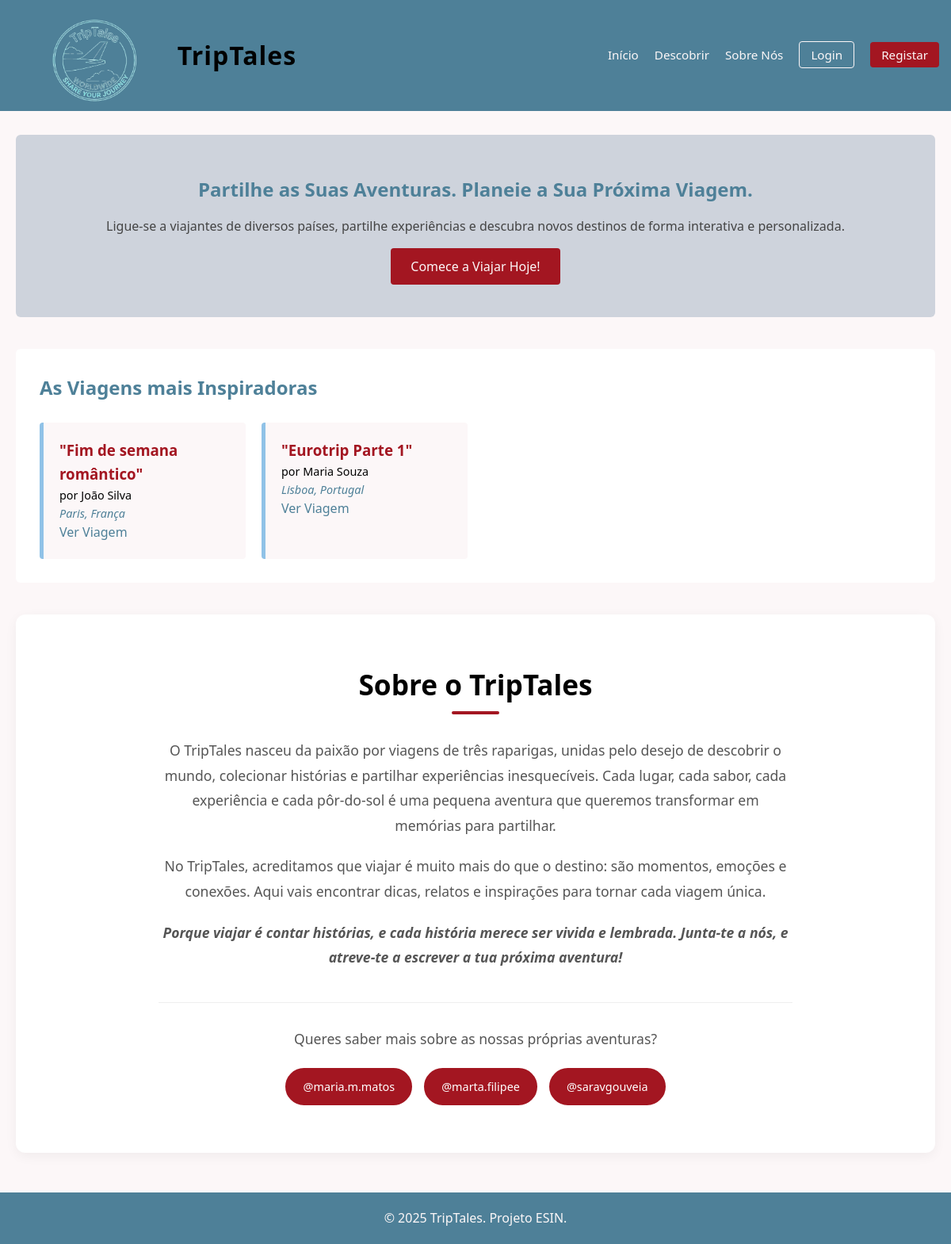
/, run on an earlier commit of the app's database.
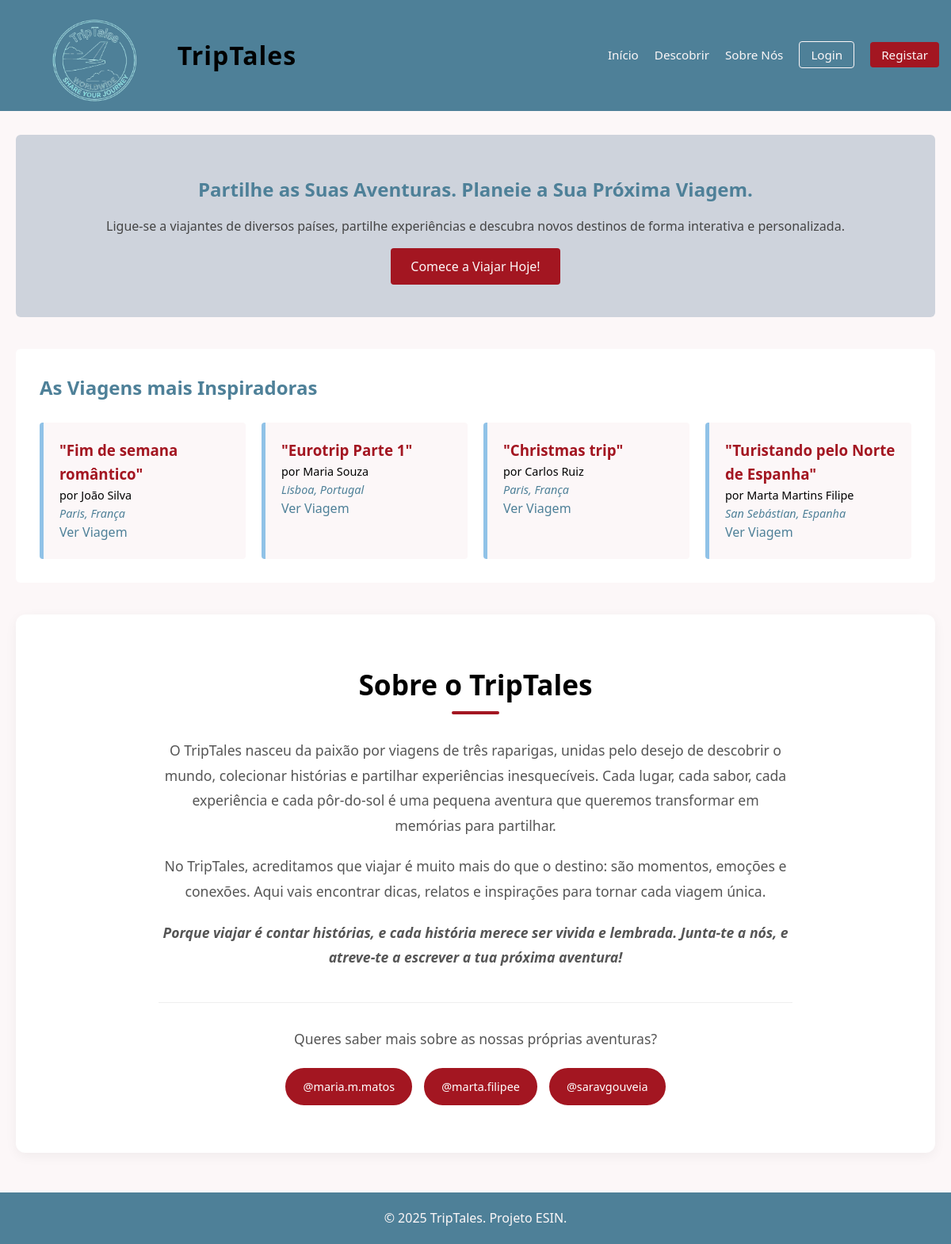
And on a later commit of the database.
### tables this page shows
CREATE TABLE "Viagens" (
    id INTEGER PRIMARY KEY,
    titulo TEXT NOT NULL,
    data_ida TEXT NOT NULL,
    data_volta TEXT,
    utilizador TEXT NOT NULL,
    destino INTEGER NOT NULL,
    CHECK (data_volta IS NULL OR julianday(data_volta) > julianday(data_ida)),
    FOREIGN KEY (utilizador) REFERENCES Utilizador(nome_de_utilizador),
    FOREIGN KEY (destino) REFERENCES Destino(id)
);

CREATE TABLE Utilizador (
    nome_de_utilizador TEXT PRIMARY KEY,
    nome TEXT NOT NULL,
    email TEXT NOT NULL UNIQUE,
    pais_de_origem TEXT NOT NULL,
    preferencia_de_viagem TEXT NOT NULL,
    foto_de_perfil TEXT NOT NULL,
    palavra_passe TEXT NOT NULL,

    FOREIGN KEY (pais_de_origem) REFERENCES Pais(nome)
);

CREATE TABLE Destino (
    id INTEGER PRIMARY KEY,
    cidade_local TEXT NOT NULL,
    pais TEXT NOT NULL,

    FOREIGN KEY (pais) REFERENCES Pais(nome)
);

### database/posts.php (called while the page is built, shortened)
<?php
function getexplorar($db, $limite = 10) {
    $stmt = $db->prepare(
        'SELECT
            V.id,
            V.titulo,
            U.nome_de_utilizador,
            U.nome,
            D.cidade_local,
            D.pais
        FROM
            Viagens V
        JOIN
            Utilizador U ON V.utilizador = U.nome_de_utilizador
        JOIN
            Destino D ON V.destino = D.id
        ORDER BY RANDOM()
        LIMIT :limite;'
    );
    $stmt->bindParam(':limite', $limite, PDO::PARAM_INT);
    $stmt->execute();
    return $stmt->fetchAll(PDO::FETCH_ASSOC);
}
?>

### index.php (the view, shortened to what this page needs)
<?php
  $current_user = $_SESSION['username'] ?? null;
  require_once 'database/posts.php';
  $db = getDatabaseConnection();
  $posts = getexplorar($db, 4);
  $pagina_atual = 'index';
  include_once 'templates/header_tpl.php';
?>
<!DOCTYPE html>
    <main>
        <section class="hero">
            <h1>Partilhe as Suas Aventuras. Planeie a Sua Próxima Viagem.</h1>
            <p>Ligue-se a viajantes de diversos países, partilhe experiências e descubra novos destinos de forma interativa e personalizada.</p>
            <a href="explorar.php" class="btn-cta">Comece a Viajar Hoje!</a>
        </section>
        <section id="descobrir" class="destaques">
            <h2>As Viagens mais Inspiradoras</h2>
            <div class="cartoes-viagem">
                <?php foreach ($posts as $post): ?>
                    <article class="cartao">
                        <h3>"<?= htmlspecialchars($post['titulo']); ?>"</h3>
                        <p>por <?= htmlspecialchars($post['nome']); ?></p>
                        <p class="destino"><?= htmlspecialchars($post['cidade_local']); ?>, <?= htmlspecialchars($post['pais']); ?></p>
                        <a href="viagem.php?id=<?= $post['id']; ?>">Ver Viagem</a>
                    </article>
                <?php endforeach; ?>
            </div>
        </section>
        <section id="sobre" class="sobre-nos">
            <div class="sobre-conteudo">
                    <h2>Sobre o TripTales</h2>
                    <p>O TripTales nasceu da paixão por viagens de três raparigas, unidas pelo desejo de descobrir o mundo, colecionar histórias e partilhar experiências inesquecíveis. Cada lugar, cada sabor, cada experiência e cada pôr-do-sol é uma pequena aventura que queremos transformar em memórias para partilhar.</p>
                    <p>No TripTales, acreditamos que viajar é muito mais do que o destino: são momentos, emoções e conexões. Aqui vais encontrar dicas, relatos e inspirações para tornar cada viagem única.</p>
                    <p class="destaque-texto">Porque viajar é contar histórias, e cada história merece ser vivida e lembrada. Junta-te a nós, e atreve-te a escrever a tua próxima aventura!</p>
                    <div class="equipa-links">
                        <p>Queres saber mais sobre as nossas próprias aventuras?</p>
                        <div class="botoes-perfil">
                            <a href="perfil.php?user=maria.m.matos" class="btn-perfil">@maria.m.matos</a>
                            <a href="perfil.php?user=marta.filipee" class="btn-perfil">@marta.filipee</a>
                            <a href="perfil.php?user=saravgouveia" class="btn-perfil">@saravgouveia</a>
                        </div>
                    </div>
            </div>
        </section>
    </main>
<?php include_once 'templates/footer_tpl.php'; ?>

### templates/header_tpl.php (shortened to what this page needs)
<!DOCTYPE html>
<html lang="pt">
<head>
    <link rel="stylesheet" href="css/style.css">
    </head>
<body>
    <header>
        <nav>
            <div class="logo">
                <a href="index.php">
                    <img src="logo TripTales.png" alt="TripTales Logo">
                    <span>TripTales</span>
                </a>
            </div>
            <ul>
                <?php if ($pagina_atual == 'index'): ?>
                    <li><a href="index.php">Início</a></li>
                    <li><a href="#descobrir">Descobrir</a></li>
                    <li><a href="#sobre">Sobre Nós</a></li>
                <?php endif; ?>
                <?php if (!$current_user): ?>
                    <li><a href="login.php" class="btn-login">Login</a></li>
                    <li><a href="registration.php" class="btn-signup">Registar</a></li>
                <?php endif; ?>
            </ul>
        </nav>
    </header>

### templates/footer_tpl.php
    <footer>
        <p>&copy; 2025 TripTales. Projeto ESIN.</p>
    </footer>
</body>
</html>

### css/style.css (style rules this page uses)
* { margin: 0; padding: 0; box-sizing: border-box; }
body { font-family: "Segoe UI", Arial, sans-serif; background-color: #fcf7f8; line-height: 1.6; }
header { background-color: #4e8098; }
nav { max-width: 1200px; margin: 0 auto; padding: 0px 15px; display: flex; justify-content: space-between; align-items: center; }
.logo a { display: flex; align-items: center; text-decoration: none; }
.logo img { height: 140px; filter: brightness(1) invert(2); display: block; }
.logo span { font-size: 2rem; font-weight: bold; color: black; letter-spacing: 1px; font-family: "Segoe UI", Arial, sans-serif; }
nav ul { list-style: none; display: flex; gap: 20px; }
nav ul li a { color: #fcf7f8; text-decoration: none; font-size: 0.95rem; }
.btn-login { padding: 6px 14px; border: 1px solid #fcf7f8; border-radius: 4px; }
.btn-signup, .btn-logout { padding: 6px 14px; background-color: #a31621; border-radius: 4px; }
main { max-width: 1200px; margin: 30px auto; padding: 0 20px; }
.hero { background-color: #ced3dc; padding: 50px 40px; border-radius: 6px; text-align: center; margin-bottom: 40px; }
.hero h1 { color: #4e8098; margin-bottom: 15px; }
.hero p { color: #444; margin-bottom: 25px; }
.btn-cta { background-color: #a31621; color: #fcf7f8; padding: 12px 25px; text-decoration: none; border-radius: 4px; }
.destaques { background-color: #ffffff; padding: 30px; border-radius: 6px; }
.destaques h2 { color: #4e8098; margin-bottom: 25px; }
.cartoes-viagem { display: grid; grid-template-columns: repeat(auto-fill, minmax(250px, 1fr)); gap: 20px; }
.cartao { background-color: #fcf7f8; border-left: 5px solid #90c2e7; padding: 20px; border-radius: 4px; transition: transform 0.2s ease, box-shadow 0.2s ease; }
.cartao h3 { color: #a31621; }
.cartao p { font-size: 0.9rem; }
.cartao .destino { color: #4e8098; font-style: italic; }
.cartao a { color: #4e8098; font-weight: 500; text-decoration: none; }
.sobre-nos { background-color: #ffffff; padding: 60px 40px; border-radius: 12px; margin-top: 40px; box-shadow: 0 4px 15px rgba(0,0,0,0.05); }
.sobre-conteudo { max-width: 800px; margin: 0 auto; text-align: center; }
.sobre-conteudo h2 { font-size: 2.2rem; margin-bottom: 30px; position: relative; padding-bottom: 10px; }
.sobre-conteudo h2::after { content: ''; position: absolute; bottom: 0; left: 50%; transform: translateX(-50%); width: 60px; height: 4px; background-color: #a31621; border-radius: 2px; }
.sobre-conteudo p { font-size: 1.1rem; color: #555; margin-bottom: 20px; line-height: 1.8; }
.destaque-texto { font-weight: 600; color: #4e8098; font-style: italic; font-size: 1.2rem ; }
.equipa-links { margin-top: 40px; padding-top: 30px; border-top: 1px solid #eee; }
.botoes-perfil { display: flex; justify-content: center; gap: 15px; flex-wrap: wrap; margin-top: 15px; }
.btn-perfil { background-color: #a31621; color: white; padding: 10px 20px; text-decoration: none; border-radius: 25px; font-weight: 500; font-size: 0.9rem; transition: all 0.3s ease; border: 2px solid #a31621; }
footer { background-color: #4e8098; color: #fcf7f8; text-align: center; padding: 20px; margin-top: 50px; }

What changed in the data, as far as the page shows it:
added viagens: titulo "Christmas trip", utilizador.nome "Carlos Ruiz", destino.cidade_local "Paris", destino.pais "França"
added viagens: titulo "Turistando pelo Norte de Espanha", utilizador.nome "Marta Martins Filipe", destino.cidade_local "San Sebástian", destino.pais "Espanha"
